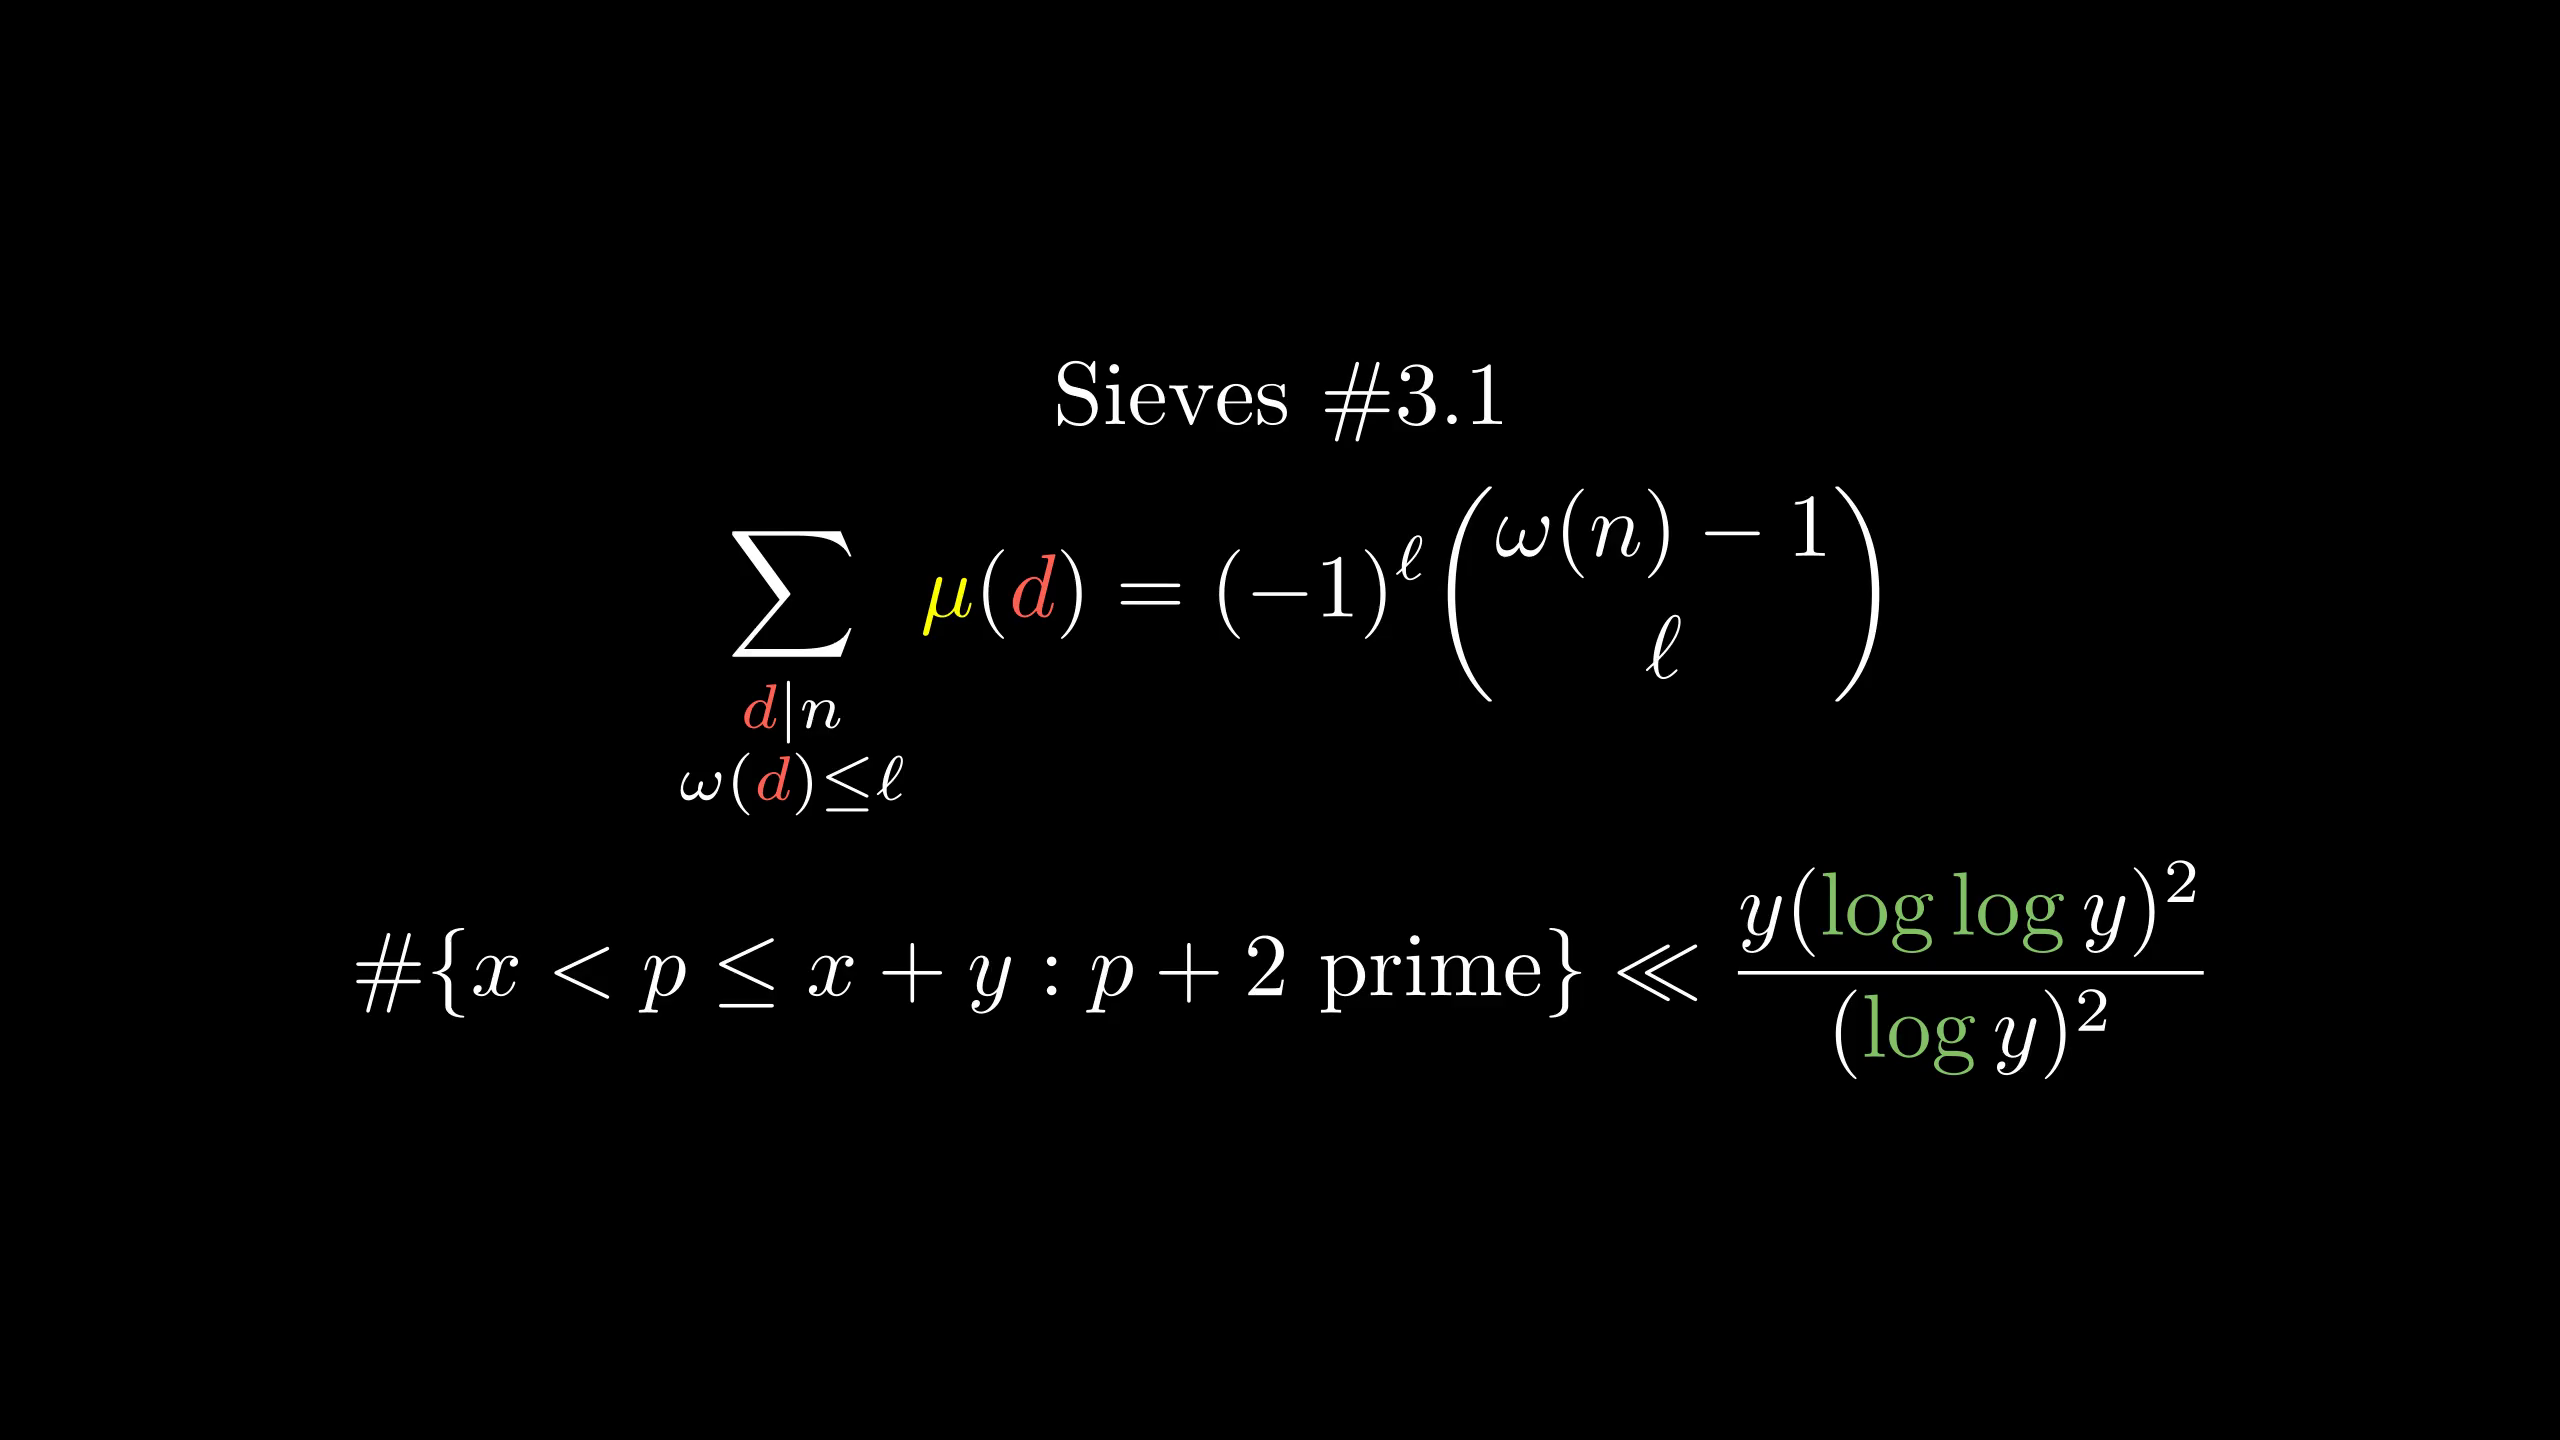

Write Python code to recreate this figure.
from manimlib.imports import *

class FooScene(Scene):
    def construct(self):
        tit=TextMobject(r"Sieves \#3.1")
        fml=TexMobject(r"\sum_{\substack{d|n\\\omega(d)\le\ell}}\mu(d)=(-1)^\ell\binom{\omega(n)-1}{\ell}",
                tex_to_color_map={r"\mu":YELLOW,"d":RED})
        fml1=TexMobject(r"\#\{x<p\le x+y:p+2\text{ prime}\}\ll{y(\log\log y)^2\over(\log y)^2}",
                tex_to_color_map={
                    r"\log":GREEN
                })
        self.add(VGroup(tit,fml,fml1).arrange(DOWN))
        self.wait()
